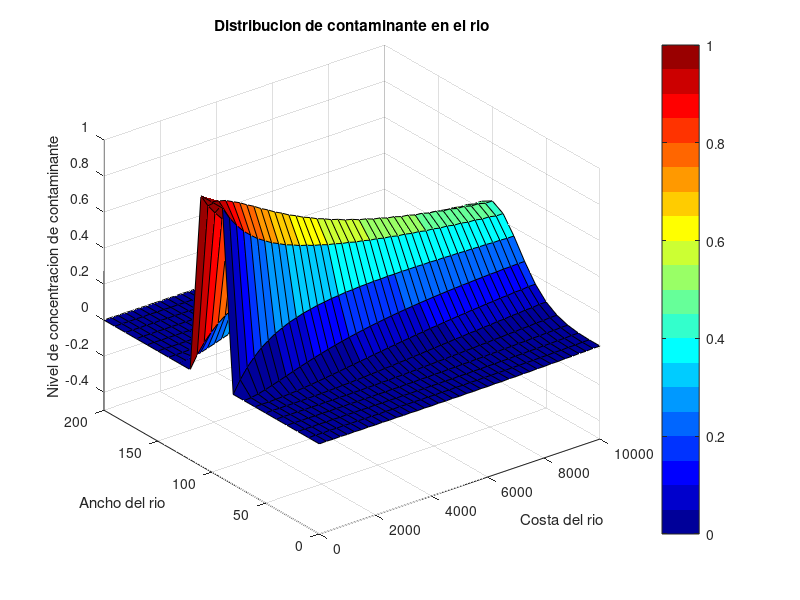
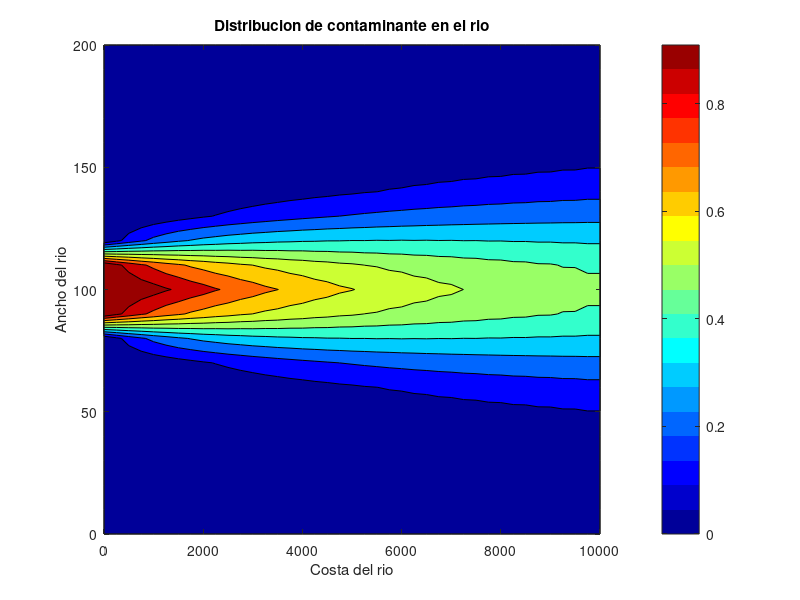

The MATLAB source for these figures, in order:
% trabajo final matematicas - doctorado 2021
clear all; clc; close all
tStart = tic; 

% DATOS
a = 10000; % largo rio
b = 200;   % ancho rio
nx = 41;
ny = 21;
D = 0.015; % difusividad
%D =0

%% Discretizacion
x = linspace(0,a,nx);
y = linspace(0,b,ny);
dx = x(2)-x(1);
dy = y(2)-y(1);

% Funcion Velocidad
Dominio = 0:0.05:b;
v = @(y) -1/20000*y.^2 + 1/100*y;
vx = v(Dominio);

% Funcion Velocidad para el Punto c
% b=0.013
%v = @(y) (-b/200)*y.^2 + b*y;
% vx = v(Dominio);

% Armado A y B
A = zeros(nx*ny);   % A: matriz a coef
B = zeros(nx*ny,1); % B: term independiente

% Nodos izquierdos
for i=1:nx:nx*ny 
    A(i,i)=1;
end

% Nodos Derechos
for i=nx:nx:nx*ny 
    A(i,i)=1/dx;
    A(i,i-1)=-1/dx;
end

% Nodos Inferiores
for i=2:nx-1
    A(i,i)=-1/dy;
    A(i,i+nx)=1/dy;
end

% Nodos Superiores
for i=nx*ny-nx+2:nx*ny-1
    A(i,i)=1/dy;
    A(i,i-nx)=-1/dy;
end

% Nodos Centrales
for j=1:ny-2 %internos
    for i=j*nx+2:(j+1)*nx-1
        A(i,i)=(-2*D/dx^2)-2*D/dy^2;
        A(i,i-1)=(D/dx^2)+v(j*dy)/(2*dx);
        A(i,i+1)=(D/dx^2)-v(j*dy)/(2*dx);
        A(i,i-nx)=D/dy^2;
        A(i,i+nx)=D/dy^2;
    end
end 
delta = 90
while delta <= 110
    for i = nx*round((b/ny)-1)+1:nx:nx*(round(b/ny))+(nx+1)
        B(i ,1) = 1;     
        delta = delta+dy;
    end
 end 
% Vector de resultados
Phi = A\B;

% Matriz de resultados
for i= ny:-1:1 
    PhiM(i,:) = Phi((i-1)*nx+1:i*nx);
end

% Gráfica Distribución de Contaminante
surf(x,y,PhiM)
%surfc(x,y,PhiM) % plotea superficie con linea de contorno 
title('Distribucion de contaminante en el rio')
xlabel('Costa del rio')
ylabel('Ancho del rio')
zlabel('Nivel de concentracion de contaminante')
zlim([-0.5 1]);%view([65 322])
colormap(jet(20));colorbar

figure();
%subplot(2,1,1)
contourf(x,y,PhiM)
colormap(jet(20));colorbar;
title('Distribucion de contaminante en el rio')
xlabel('Costa del rio')
ylabel('Ancho del rio')

if 0
  figure()
  %subplot(2,1,2)
  plot(vx,Dominio,'linewidth',2)
  title('Perfil de velocidad del rio')
  xlabel('Costa del rio')
  ylabel('Ancho del rio')
end

% Nivel de contaminante en la costa
fprintf('Concentracion de contaminante en la costa: %d\n',PhiM(ny*33))

time = toc(tStart);
fprintf('*-----------------------------------------------*\n')
fprintf('\n\nFIN! - OK - time = %d[s].\n',time)
